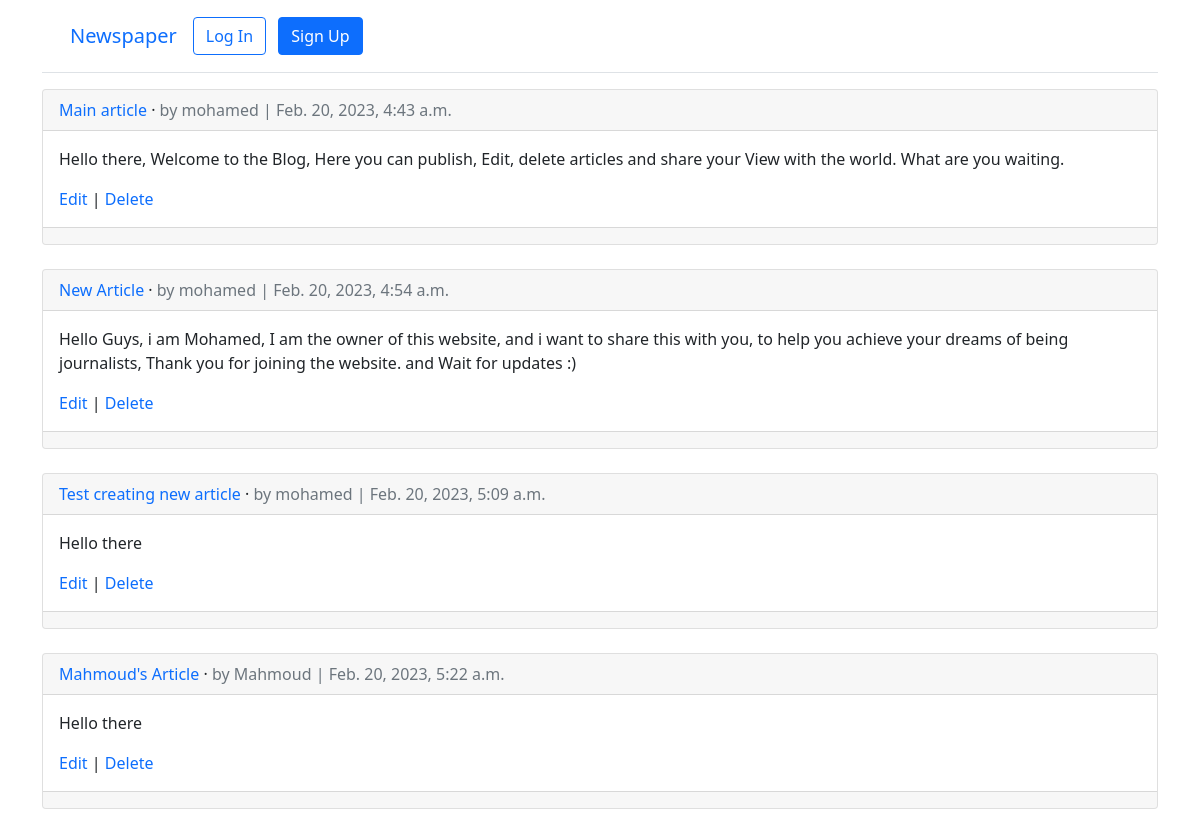
The page /articles/ on the database as committed earlier.
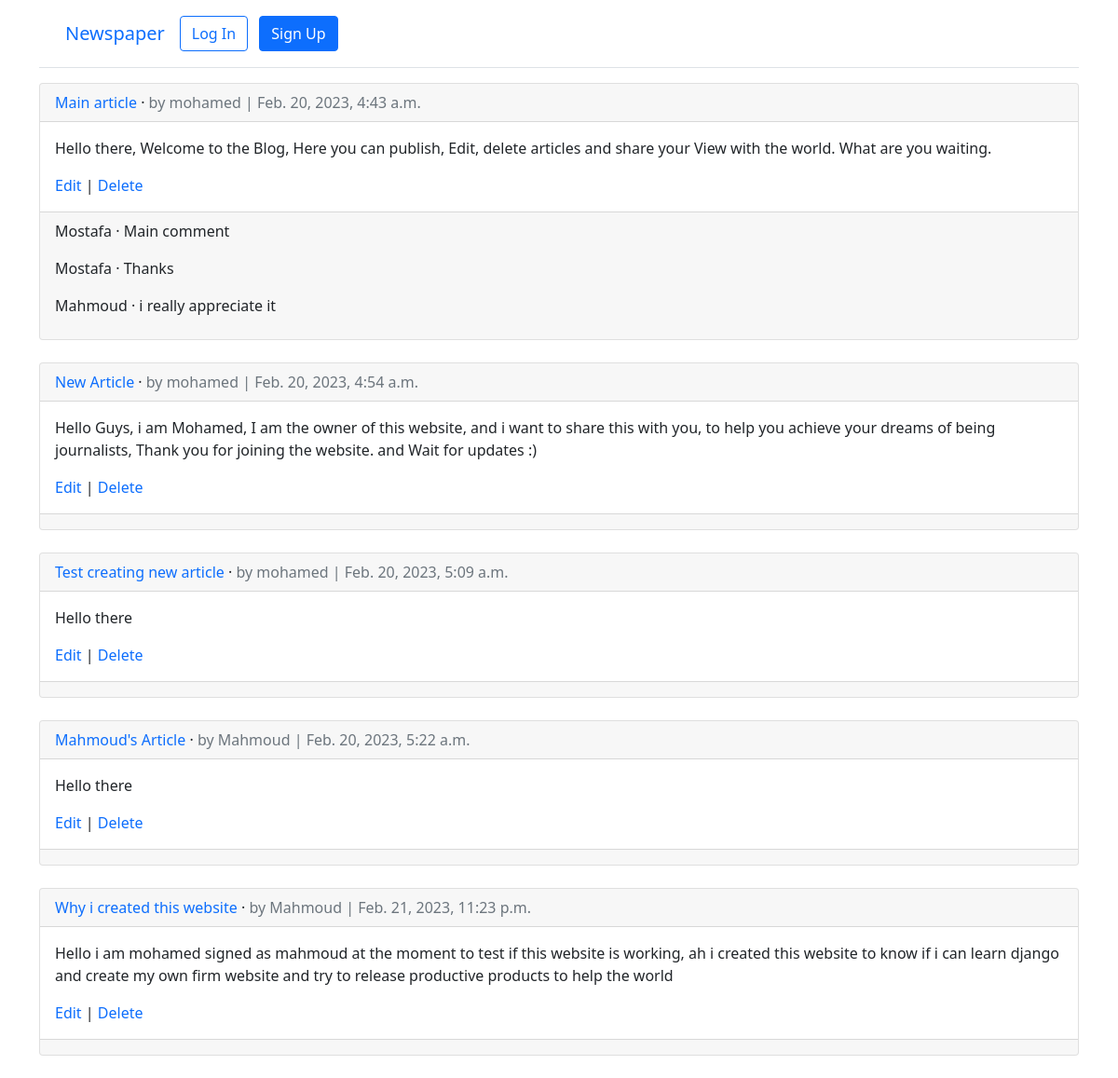
The same page on the database as committed later.
### articles/models.py (models this page shows, shortened)
class Article (models.Model) :
    title = models.CharField(max_length=250,)
    body = models.TextField(default='Hello there',)
    date = models.DateTimeField(auto_now_add=True)
    author = models.ForeignKey(
        settings.AUTH_USER_MODEL,
        on_delete=models.CASCADE,
    )

class Comment(models.Model) :
    article = models.ForeignKey(Article,on_delete=models.CASCADE,related_name='comments')
    comment = models.CharField(max_length=140)
    author = models.ForeignKey(settings.AUTH_USER_MODEL,on_delete=models.CASCADE)
    def __str__(self) :
        return self.comment

### users/models.py (models this page shows)
class CustomUser (AbstractUser) :
    age = models.PositiveIntegerField(null=True,blank=True)
    number = models.CharField(null =False,blank=False,max_length=50,default='01127210144')

### articles/views.py (the view)
# urls.py: path("",ArticleListView.as_view(),name='article_list'),
class ArticleListView(ListView) :
    model= Article
    template_name ='article_list.html'

### templates/article_list.html (shortened to what this page needs)
{% extends "base.html" %}
{% block content %}
{% for article in article_list %}
<div class="card">
<div class="card-header">
<span class="font-weight-bold"><a href="{%url 'article_detail' article.pk%}">{{ article.title }}</a></span> &middot;
<span class="text-muted">by {{ article.author }} |
{{ article.date }}</span>
</div>
<div class="card-body">
<p>{{ article.body }}</p>
<a href="{% url 'article_edit' article.pk %}">Edit</a> |
<a href="{% url 'article_delete' article.pk %}">Delete</a>
</div>
<div class="card-footer">
    {% for comment in article.comments.all %}
<p>
<span class="font-weight-bold">
{{ comment.author }} &middot;
</span>
{{ comment }}
</p>
{% endfor %}
</div>
</div>
<br />
{% endfor %}
{% endblock content %}

### templates/base.html (shortened to what this page needs)
<!DOCTYPE html>
<html>
<head>
  <link href="https://cdn.jsdelivr.net/npm/bootstrap@5.1.3/dist/css/bootstrap.min.css" rel="stylesheet"
>
</head>
<body>
  <div class="container">
    <header class="p-3 mb-3 border-bottom">
      <div class="container">
        <div class="d-flex flex-wrap align-items-center justify-content-center
          justify-content-lg-start">
          <a class="navbar-brand" href="{% url 'home' %}">Newspaper</a>
          <ul class="nav col-12 col-lg-auto me-lg-auto mb-2 justify-content-center
            mb-md-0">
            {% if user.is_authenticated %}
            <li><a href="{% url 'article_new' %}" class="nav-link px-2 link-dark">+ New</a></li>
          </ul>
          <div class="dropdown text-end">
            <a href="#" class="d-block link-dark text-decoration-none dropdown-toggle" id="dropdownUser1"
              data-bs-toggle="dropdown" aria-expanded="false">
              {{ user.username }}
            </a>
            <ul class="dropdown-menu text-small" aria-labelledby="dropdownUser1">
              <li><a class="dropdown-item" href="{% url 'password_change'%}">
                  Change password</a></li>
              <li><a class="dropdown-item" href="{% url 'logout' %}">Log Out</a>
              </li>
            </ul>
          </div>
          {% else %}
          <div class="text-end">
            <a href="{% url 'login' %}" class="btn btn-outline-primary me-2">Log
              In</a>
            <a href="{% url 'signup' %}" class="btn btn-primary">Sign Up</a>
          </div>
          {% endif %}
        </div>
      </div>
    </header>
    <main>
      {% block content %}
      {% endblock content %}
    </main>
  </div>
</body>
</html>

### templates/article_list.html (style rules this page uses)
a { text-decoration: none; }

Rows that differ between the two databases and show on the page:
added Comment: author "Mostafa", comment "Main comment", shown under Article "Main article"
added Comment: author "Mostafa", comment "Thanks", shown under Article "Main article"
added Comment: author "Mahmoud", comment "i really appreciate it", shown under Article "Main article"
added Article: title "Why i created this website", author "Mahmoud", date "Feb. 21, 2023, 11:23 p.m.", body "Hello i am mohamed signed as mahmoud at the moment to test if this website is working, ah i created this website to know if i can learn django and create my own firm website and try to release productive products to help the world"
